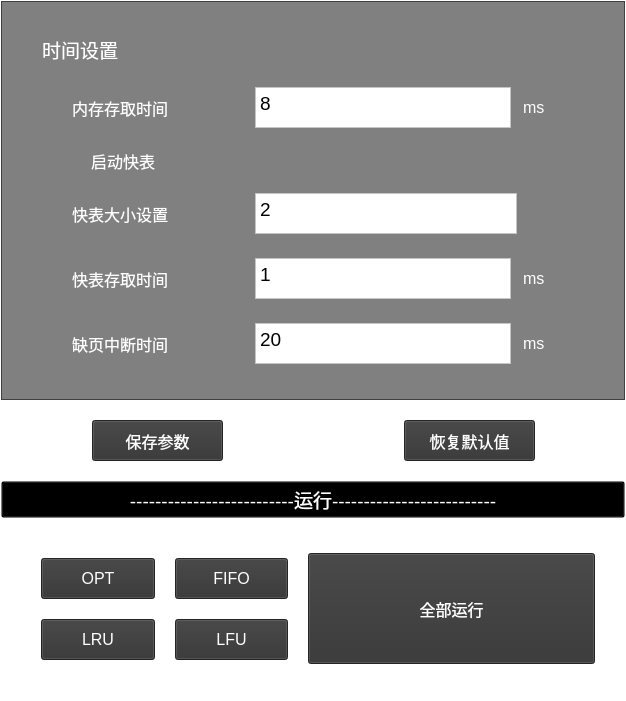
         <widget class="QFrame" name="rightpart">
          <property name="minimumSize">
           <size>
            <width>541</width>
            <height>701</height>
           </size>
          </property>
          <property name="styleSheet">
           <string notr="true">background-color: rgba(0, 0, 0, 0);</string>
          </property>
          <property name="frameShape">
           <enum>QFrame::StyledPanel</enum>
          </property>
          <property name="frameShadow">
           <enum>QFrame::Raised</enum>
          </property>
          <layout class="QVBoxLayout" name="verticalLayout_7">
           <property name="spacing">
            <number>0</number>
           </property>
           <property name="leftMargin">
            <number>0</number>
           </property>
           <property name="topMargin">
            <number>0</number>
           </property>
           <property name="rightMargin">
            <number>0</number>
           </property>
           <property name="bottomMargin">
            <number>0</number>
           </property>
           <item>
            <widget class="QFrame" name="rightbox">
             <property name="minimumSize">
              <size>
               <width>541</width>
               <height>382</height>
              </size>
             </property>
             <property name="styleSheet">
              <string notr="true">#rightbox{
	background-color: rgba(0, 0, 0,0.5);
}
#rightbox::hover{
	background-color: rgba(0, 0, 0, 0.8);
}</string>
             </property>
             <property name="frameShape">
              <enum>QFrame::StyledPanel</enum>
             </property>
             <property name="frameShadow">
              <enum>QFrame::Raised</enum>
             </property>
             <layout class="QVBoxLayout" name="verticalLayout_6">
              <property name="leftMargin">
               <number>20</number>
              </property>
              <property name="topMargin">
               <number>0</number>
              </property>
              <property name="rightMargin">
               <number>20</number>
              </property>
              <property name="bottomMargin">
               <number>0</number>
              </property>
              <item>
               <layout class="QVBoxLayout" name="verticalLayout_3">
                <property name="spacing">
                 <number>0</number>
                </property>
                <property name="leftMargin">
                 <number>20</number>
                </property>
                <property name="topMargin">
                 <number>20</number>
                </property>
                <property name="rightMargin">
                 <number>20</number>
                </property>
                <property name="bottomMargin">
                 <number>20</number>
                </property>
                <item>
                 <widget class="QLabel" name="label_3">
                  <property name="minimumSize">
                   <size>
                    <width>461</width>
                    <height>31</height>
                   </size>
                  </property>
                  <property name="maximumSize">
                   <size>
                    <width>16777215</width>
                    <height>51</height>
                   </size>
                  </property>
                  <property name="font">
                   <font>
                    <pointsize>14</pointsize>
                   </font>
                  </property>
                  <property name="styleSheet">
                   <string notr="true">color: rgb(255, 255, 255);</string>
                  </property>
                  <property name="text">
                   <string>时间设置</string>
                  </property>
                 </widget>
                </item>
                <item>
                 <layout class="QVBoxLayout" name="verticalLayout_2">
                  <property name="leftMargin">
                   <number>30</number>
                  </property>
                  <property name="rightMargin">
                   <number>30</number>
                  </property>
                  <item>
                   <layout class="QHBoxLayout" name="horizontalLayout_9">
                    <property name="spacing">
                     <number>12</number>
                    </property>
                    <property name="topMargin">
                     <number>12</number>
                    </property>
                    <property name="bottomMargin">
                     <number>12</number>
                    </property>
                    <item>
                     <widget class="QLabel" name="label_9">
                      <property name="minimumSize">
                       <size>
                        <width>171</width>
                        <height>41</height>
                       </size>
                      </property>
                      <property name="font">
                       <font>
                        <pointsize>12</pointsize>
                       </font>
                      </property>
                      <property name="styleSheet">
                       <string notr="true">color: rgb(255, 255, 255);</string>
                      </property>
                      <property name="text">
                       <string>内存存取时间</string>
                      </property>
                     </widget>
                    </item>
                    <item>
                     <widget class="QPlainTextEdit" name="MAcessTime">
                      <property name="minimumSize">
                       <size>
                        <width>180</width>
                        <height>30</height>
                       </size>
                      </property>
                      <property name="maximumSize">
                       <size>
                        <width>16777215</width>
                        <height>41</height>
                       </size>
                      </property>
                      <property name="font">
                       <font>
                        <pointsize>14</pointsize>
                       </font>
                      </property>
                      <property name="styleSheet">
                       <string notr="true">background-color: rgb(255, 255, 255);</string>
                      </property>
                      <property name="plainText">
                       <string>8</string>
                      </property>
                     </widget>
                    </item>
                    <item>
                     <widget class="QLabel" name="label_13">
                      <property name="minimumSize">
                       <size>
                        <width>31</width>
                        <height>16</height>
                       </size>
                      </property>
                      <property name="font">
                       <font>
                        <pointsize>12</pointsize>
                       </font>
                      </property>
                      <property name="styleSheet">
                       <string notr="true">color: rgb(255, 255, 255);</string>
                      </property>
                      <property name="text">
                       <string>ms</string>
                      </property>
                     </widget>
                    </item>
                   </layout>
                  </item>
                  <item>
                   <widget class="QCheckBox" name="useQTable">
                    <property name="minimumSize">
                     <size>
                      <width>421</width>
                      <height>41</height>
                     </size>
                    </property>
                    <property name="font">
                     <font>
                      <pointsize>12</pointsize>
                     </font>
                    </property>
                    <property name="styleSheet">
                     <string notr="true">color: rgb(255, 255, 255);</string>
                    </property>
                    <property name="text">
                     <string>启动快表</string>
                    </property>
                   </widget>
                  </item>
                  <item>
                   <layout class="QHBoxLayout" name="horizontalLayout_10">
                    <property name="spacing">
                     <number>12</number>
                    </property>
                    <property name="topMargin">
                     <number>12</number>
                    </property>
                    <property name="rightMargin">
                     <number>37</number>
                    </property>
                    <property name="bottomMargin">
                     <number>12</number>
                    </property>
                    <item>
                     <widget class="QLabel" name="label_10">
                      <property name="minimumSize">
                       <size>
                        <width>171</width>
                        <height>41</height>
                       </size>
                      </property>
                      <property name="font">
                       <font>
                        <pointsize>12</pointsize>
                       </font>
                      </property>
                      <property name="styleSheet">
                       <string notr="true">color: rgb(255, 255, 255);</string>
                      </property>
                      <property name="text">
                       <string>快表大小设置</string>
                      </property>
                     </widget>
                    </item>
                    <item>
                     <widget class="QPlainTextEdit" name="TextQTable">
                      <property name="minimumSize">
                       <size>
                        <width>180</width>
                        <height>30</height>
                       </size>
                      </property>
                      <property name="maximumSize">
                       <size>
                        <width>16777215</width>
                        <height>41</height>
                       </size>
                      </property>
                      <property name="font">
                       <font>
                        <pointsize>14</pointsize>
                       </font>
                      </property>
                      <property name="styleSheet">
                       <string notr="true">background-color: rgb(255, 255, 255);</string>
                      </property>
                      <property name="plainText">
                       <string>2</string>
                      </property>
                     </widget>
                    </item>
                   </layout>
                  </item>
                  <item>
                   <layout class="QHBoxLayout" name="horizontalLayout_11">
                    <property name="spacing">
                     <number>12</number>
                    </property>
                    <property name="topMargin">
                     <number>12</number>
                    </property>
                    <property name="bottomMargin">
                     <number>12</number>
                    </property>
                    <item>
                     <widget class="QLabel" name="label_12">
                      <property name="minimumSize">
                       <size>
                        <width>171</width>
                        <height>41</height>
                       </size>
                      </property>
                      <property name="font">
                       <font>
                        <pointsize>12</pointsize>
                       </font>
                      </property>
                      <property name="styleSheet">
                       <string notr="true">color: rgb(255, 255, 255);</string>
                      </property>
                      <property name="text">
                       <string>快表存取时间</string>
                      </property>
                     </widget>
                    </item>
                    <item>
                     <widget class="QPlainTextEdit" name="QAcessTime">
                      <property name="minimumSize">
                       <size>
                        <width>180</width>
                        <height>30</height>
                       </size>
                      </property>
                      <property name="maximumSize">
                       <size>
                        <width>16777215</width>
                        <height>41</height>
                       </size>
                      </property>
                      <property name="font">
                       <font>
                        <pointsize>14</pointsize>
                       </font>
                      </property>
                      <property name="styleSheet">
                       <string notr="true">background-color: rgb(255, 255, 255);</string>
                      </property>
                      <property name="plainText">
                       <string>1</string>
                      </property>
                     </widget>
                    </item>
                    <item>
                     <widget class="QLabel" name="label_19">
                      <property name="minimumSize">
                       <size>
                        <width>31</width>
                        <height>16</height>
                       </size>
                      </property>
                      <property name="font">
                       <font>
                        <pointsize>12</pointsize>
                       </font>
                      </property>
                      <property name="styleSheet">
                       <string notr="true">color: rgb(255, 255, 255);</string>
                      </property>
                      <property name="text">
                       <string>ms</string>
                      </property>
                     </widget>
                    </item>
                   </layout>
                  </item>
                  <item>
                   <layout class="QHBoxLayout" name="horizontalLayout_12">
                    <property name="spacing">
                     <number>12</number>
                    </property>
                    <property name="topMargin">
                     <number>12</number>
                    </property>
                    <property name="bottomMargin">
                     <number>12</number>
                    </property>
                    <item>
                     <widget class="QLabel" name="label_11">
                      <property name="minimumSize">
                       <size>
                        <width>171</width>
                        <height>41</height>
                       </size>
                      </property>
                      <property name="font">
                       <font>
                        <pointsize>12</pointsize>
                       </font>
                      </property>
                      <property name="styleSheet">
                       <string notr="true">color: rgb(255, 255, 255);</string>
                      </property>
                      <property name="text">
                       <string>缺页中断时间</string>
                      </property>
                     </widget>
                    </item>
                    <item>
                     <widget class="QPlainTextEdit" name="LossPageTime">
                      <property name="minimumSize">
                       <size>
                        <width>180</width>
                        <height>30</height>
                       </size>
                      </property>
                      <property name="maximumSize">
                       <size>
                        <width>16777215</width>
                        <height>41</height>
                       </size>
                      </property>
                      <property name="font">
                       <font>
                        <pointsize>14</pointsize>
                       </font>
                      </property>
                      <property name="styleSheet">
                       <string notr="true">background-color: rgb(255, 255, 255);</string>
                      </property>
                      <property name="plainText">
                       <string>20</string>
                      </property>
                     </widget>
                    </item>
                    <item>
                     <widget class="QLabel" name="label_20">
                      <property name="minimumSize">
                       <size>
                        <width>31</width>
                        <height>16</height>
                       </size>
                      </property>
                      <property name="font">
                       <font>
                        <pointsize>12</pointsize>
                       </font>
                      </property>
                      <property name="styleSheet">
                       <string notr="true">color: rgb(255, 255, 255);</string>
                      </property>
                      <property name="text">
                       <string>ms</string>
                      </property>
                     </widget>
                    </item>
                   </layout>
                  </item>
                 </layout>
                </item>
               </layout>
              </item>
             </layout>
            </widget>
           </item>
           <item>
            <layout class="QVBoxLayout" name="verticalLayout_4">
             <item>
              <layout class="QHBoxLayout" name="twobutton">
               <property name="topMargin">
                <number>20</number>
               </property>
               <property name="bottomMargin">
                <number>20</number>
               </property>
               <item>
                <spacer name="horizontalSpacer_3">
                 <property name="orientation">
                  <enum>Qt::Horizontal</enum>
                 </property>
                 <property name="sizeHint" stdset="0">
                  <size>
                   <width>40</width>
                   <height>20</height>
                  </size>
                 </property>
                </spacer>
               </item>
               <item>
                <widget class="QPushButton" name="Saveparams">
                 <property name="minimumSize">
                  <size>
                   <width>131</width>
                   <height>41</height>
                  </size>
                 </property>
                 <property name="font">
                  <font>
                   <pointsize>12</pointsize>
                  </font>
                 </property>
                 <property name="styleSheet">
                  <string notr="true">#Saveparams{
	background-color: rgb(51, 51, 51);
	color: rgb(255, 255, 255);
}
#Saveparams:hover{
	
	background-color: rgb(128, 128, 128);
}</string>
                 </property>
                 <property name="text">
                  <string>保存参数</string>
                 </property>
                </widget>
               </item>
               <item>
                <spacer name="horizontalSpacer_4">
                 <property name="orientation">
                  <enum>Qt::Horizontal</enum>
                 </property>
                 <property name="sizeHint" stdset="0">
                  <size>
                   <width>40</width>
                   <height>20</height>
                  </size>
                 </property>
                </spacer>
               </item>
               <item>
                <spacer name="horizontalSpacer_5">
                 <property name="orientation">
                  <enum>Qt::Horizontal</enum>
                 </property>
                 <property name="sizeHint" stdset="0">
                  <size>
                   <width>40</width>
                   <height>20</height>
                  </size>
                 </property>
                </spacer>
               </item>
               <item>
                <widget class="QPushButton" name="resDefault">
                 <property name="minimumSize">
                  <size>
                   <width>131</width>
                   <height>41</height>
                  </size>
                 </property>
                 <property name="font">
                  <font>
                   <pointsize>12</pointsize>
                  </font>
                 </property>
                 <property name="styleSheet">
                  <string notr="true">#resDefault{
	background-color: rgb(51, 51, 51);
	color: rgb(255, 255, 255);
}
#resDefault:hover{
	
	background-color: rgb(128, 128, 128);
}</string>
                 </property>
                 <property name="text">
                  <string>恢复默认值</string>
                 </property>
                </widget>
               </item>
               <item>
                <spacer name="horizontalSpacer_6">
                 <property name="orientation">
                  <enum>Qt::Horizontal</enum>
                 </property>
                 <property name="sizeHint" stdset="0">
                  <size>
                   <width>40</width>
                   <height>20</height>
                  </size>
                 </property>
                </spacer>
               </item>
              </layout>
             </item>
             <item>
              <layout class="QHBoxLayout" name="gapbutton">
               <item>
                <widget class="QPushButton" name="pushButton">
                 <property name="font">
                  <font>
                   <pointsize>14</pointsize>
                  </font>
                 </property>
                 <property name="styleSheet">
                  <string notr="true">background-color: rgba(0, 0, 0, 0);
color: rgb(255, 255, 255);</string>
                 </property>
                 <property name="text">
                  <string>--------------------------运行--------------------------</string>
                 </property>
                </widget>
               </item>
              </layout>
             </item>
             <item>
              <layout class="QHBoxLayout" name="runbutton">
               <property name="leftMargin">
                <number>20</number>
               </property>
               <property name="topMargin">
                <number>20</number>
               </property>
               <property name="rightMargin">
                <number>30</number>
               </property>
               <property name="bottomMargin">
                <number>20</number>
               </property>
               <item>
                <layout class="QGridLayout" name="fourbutton">
                 <property name="leftMargin">
                  <number>20</number>
                 </property>
                 <property name="topMargin">
                  <number>20</number>
                 </property>
                 <property name="rightMargin">
                  <number>20</number>
                 </property>
                 <property name="bottomMargin">
                  <number>20</number>
                 </property>
                 <property name="spacing">
                  <number>20</number>
                 </property>
                 <item row="0" column="0">
                  <widget class="QPushButton" name="OPT">
                   <property name="minimumSize">
                    <size>
                     <width>111</width>
                     <height>41</height>
                    </size>
                   </property>
                   <property name="font">
                    <font>
                     <pointsize>12</pointsize>
                    </font>
                   </property>
                   <property name="styleSheet">
                    <string notr="true">#OPT{
	background-color: rgb(51, 51, 51);
	color: rgb(255, 255, 255);
}
#OPT:hover{
	
	background-color: rgb(128, 128, 128);
}</string>
                   </property>
                   <property name="text">
                    <string>OPT</string>
                   </property>
                  </widget>
                 </item>
                 <item row="0" column="1">
                  <widget class="QPushButton" name="FIFO">
                   <property name="enabled">
                    <bool>true</bool>
                   </property>
                   <property name="minimumSize">
                    <size>
                     <width>111</width>
                     <height>41</height>
                    </size>
                   </property>
                   <property name="font">
                    <font>
                     <pointsize>12</pointsize>
                    </font>
                   </property>
                   <property name="styleSheet">
                    <string notr="true">#FIFO{
	background-color: rgb(51, 51, 51);
	color: rgb(255, 255, 255);
}
#FIFO:hover{
	
	background-color: rgb(128, 128, 128);
}</string>
                   </property>
                   <property name="text">
                    <string>FIFO</string>
                   </property>
                  </widget>
                 </item>
                 <item row="1" column="0">
                  <widget class="QPushButton" name="LRU">
                   <property name="minimumSize">
                    <size>
                     <width>111</width>
                     <height>41</height>
                    </size>
                   </property>
                   <property name="font">
                    <font>
                     <pointsize>12</pointsize>
                    </font>
                   </property>
                   <property name="styleSheet">
                    <string notr="true">#LRU{
	background-color: rgb(51, 51, 51);
	color: rgb(255, 255, 255);
}
#LRU:hover{
	
	background-color: rgb(128, 128, 128);
}</string>
                   </property>
                   <property name="text">
                    <string>LRU</string>
                   </property>
                  </widget>
                 </item>
                 <item row="1" column="1">
                  <widget class="QPushButton" name="LFU">
                   <property name="minimumSize">
                    <size>
                     <width>111</width>
                     <height>41</height>
                    </size>
                   </property>
                   <property name="font">
                    <font>
                     <pointsize>12</pointsize>
                    </font>
                   </property>
                   <property name="styleSheet">
                    <string notr="true">#LFU{
	background-color: rgb(51, 51, 51);
	color: rgb(255, 255, 255);
}
#LFU:hover{
	
	background-color: rgb(128, 128, 128);
}</string>
                   </property>
                   <property name="text">
                    <string>LFU</string>
                   </property>
                  </widget>
                 </item>
                </layout>
               </item>
               <item>
                <widget class="QPushButton" name="RunALL">
                 <property name="minimumSize">
                  <size>
                   <width>93</width>
                   <height>111</height>
                  </size>
                 </property>
                 <property name="font">
                  <font>
                   <pointsize>12</pointsize>
                  </font>
                 </property>
                 <property name="styleSheet">
                  <string notr="true">#RunALL{
	background-color: rgb(51, 51, 51);
	color: rgb(255, 255, 255);
}
#RunALL:hover{
	
	background-color: rgb(128, 128, 128);
}</string>
                 </property>
                 <property name="text">
                  <string>全部运行</string>
                 </property>
                </widget>
               </item>
              </layout>
             </item>
            </layout>
           </item>
          </layout>
         </widget>
